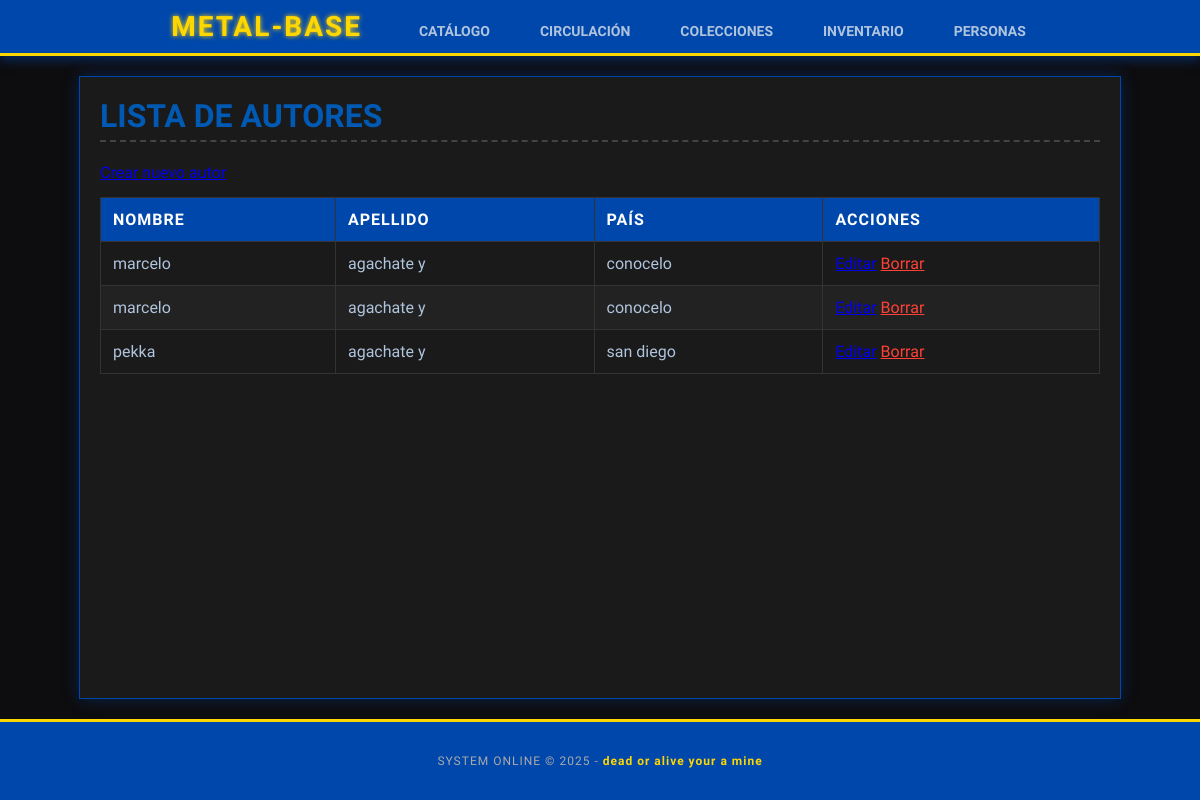
Page /catalogo/autores/ on the earlier database version.
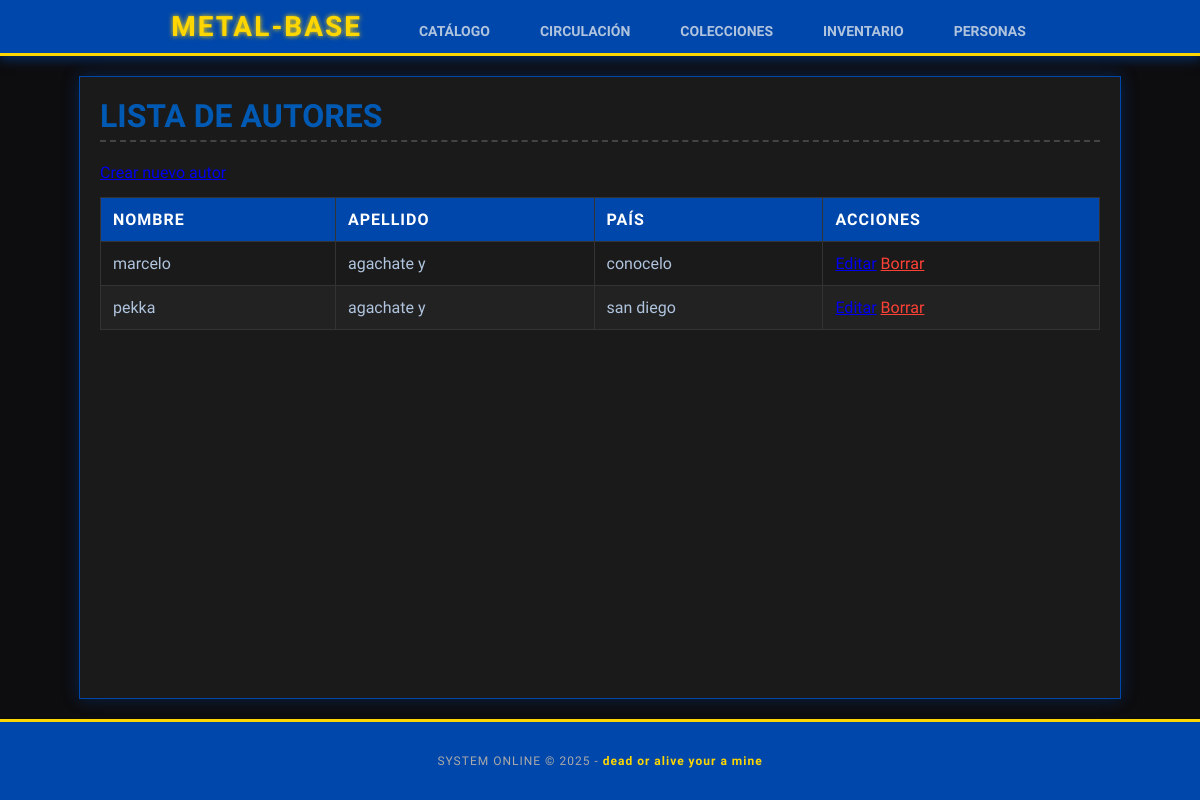
Same page on the later database version.
### catalogo/models.py (models this page shows)
class Autor(models.Model):
    nombre = models.CharField(max_length=100)
    apellido = models.CharField(max_length=100)
    pais = models.CharField(max_length=100, blank=True)

### catalogo/views.py (the view)
# urls.py: path('autores/', Autor.as_view(), name='Autor'),
class Autor(ListView):
    model = AutorModel
    template_name = 'catalogo/Autor.html'
    context_object_name= 'autores'

### catalogo/templates/catalogo/Autor.html
{% extends "base.html" %}
{% block content %}
<h1>Lista de Autores</h1>
<a href="{% url 'autor_create' %}">Crear nuevo autor</a>
    <table>
        <thead>
            <tr>
                <th>Nombre</th>
                <th>Apellido</th>
                <th>País</th>
                <th>Acciones</th> </tr>
        </thead>
        <tbody>
        {% for Autor in autores %}
            <tr>
                <td>{{ Autor.nombre }}</td>
                <td>{{ Autor.apellido }}</td>
                <td>{{ Autor.pais }}</td>
                <td>
                    <a href="{% url 'autor_update' Autor.pk %}">Editar</a>
                    <a href="{% url 'autor_delete' Autor.pk %}" style="color: #ff4136;">Borrar</a>
                </td>
            </tr>
        {% empty %}
            <tr>
                <td colspan="4">No hay autores disponibles en el catálogo.</td>
            </tr>
        {% endfor %}
        </tbody>
    </table>
{% endblock %}

Differences in the rows shown:
removed Autor: nombre "marcelo", apellido "agachate y", pais "conocelo"
